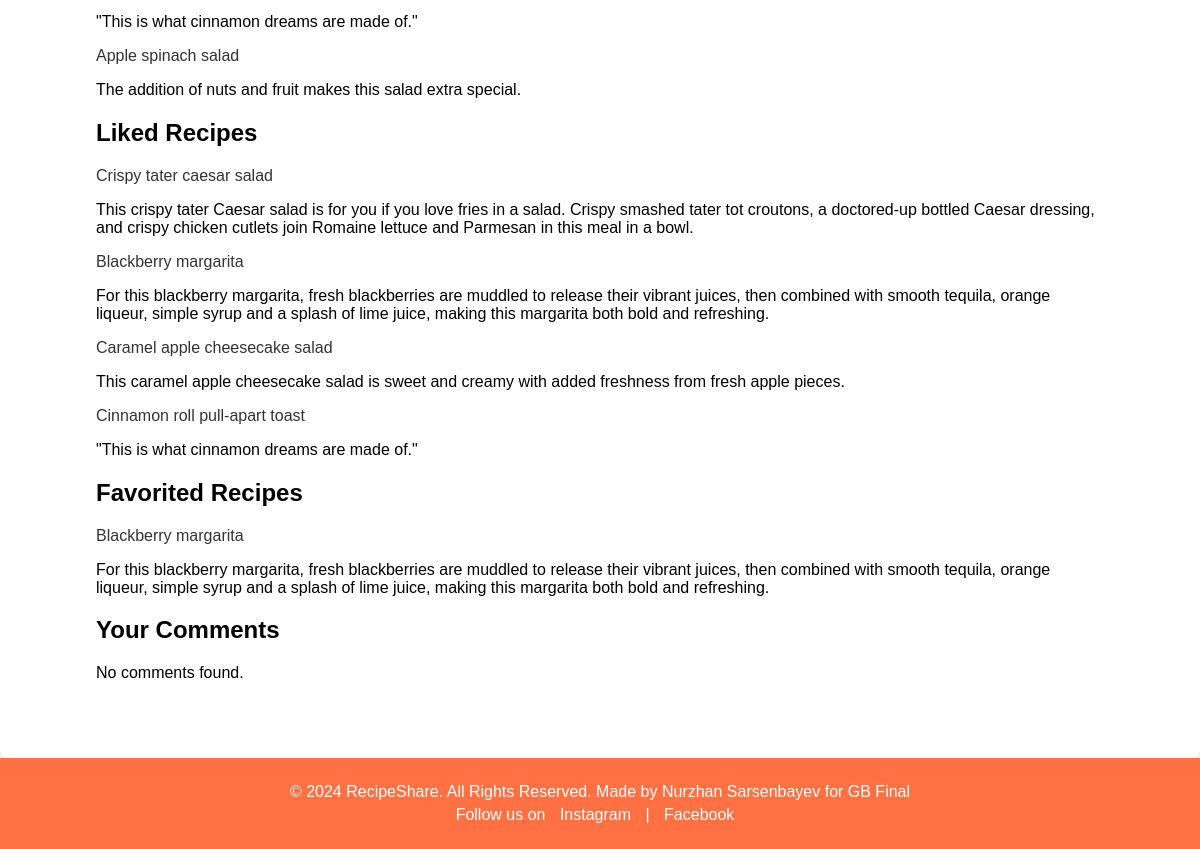
The app's page /profile/ (signed in, lower part), older data.
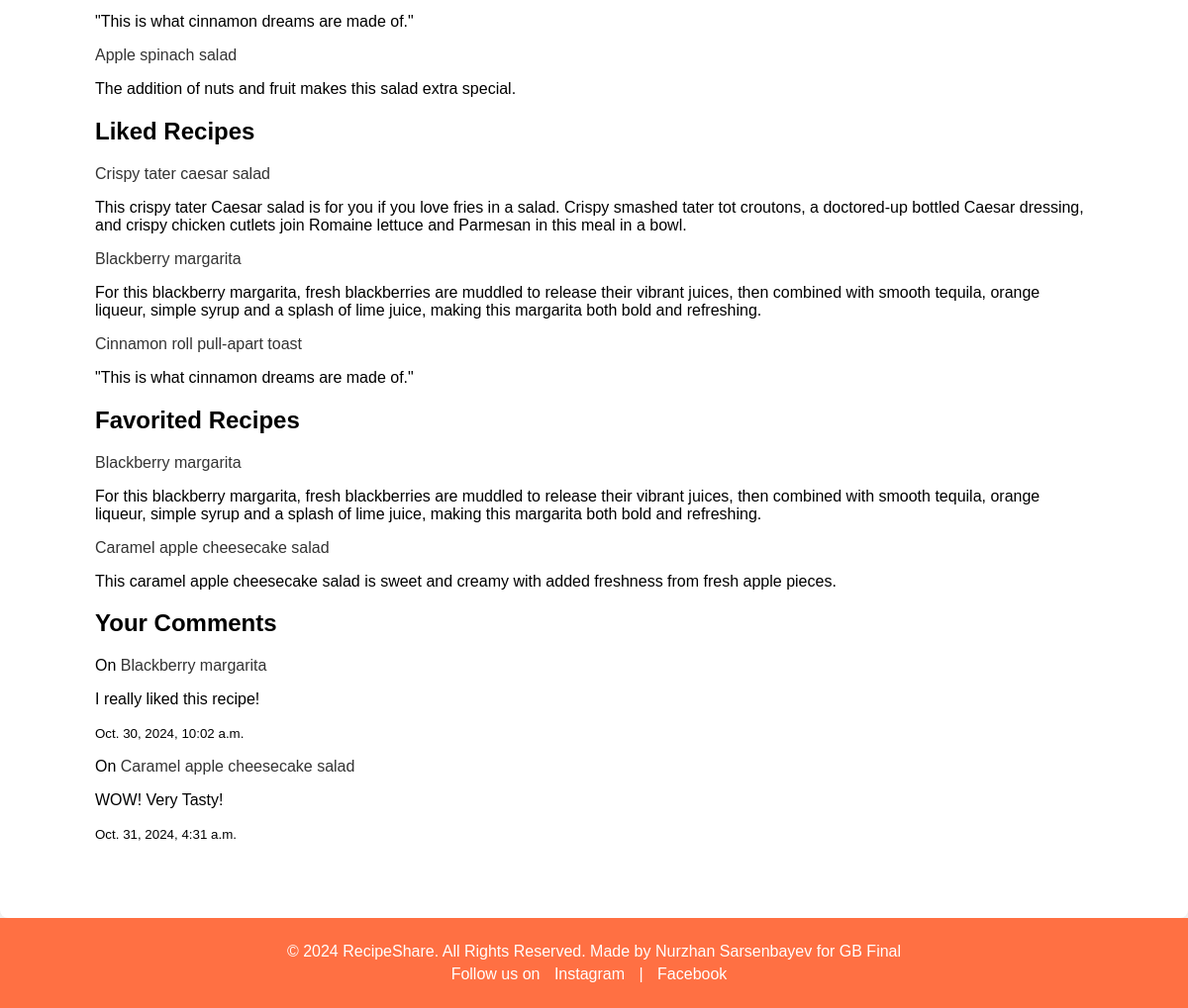
The same page, newer data.
### recipe_app/models.py (models this page shows, shortened)
class Recipe(models.Model):
    title = models.CharField(max_length=100)
    description = models.TextField()
    process = models.TextField()
    cooking_time = models.IntegerField(help_text='Time in minutes')
    image = models.ImageField(upload_to='recipe_images', null=True, blank=True)
    author = models.ForeignKey(settings.AUTH_USER_MODEL,on_delete=models.CASCADE,null=True, blank=True)
    ingredients = models.ManyToManyField('Ingredient', related_name='recipes')  # Changed to ManyToMany
    categories = models.ManyToManyField('Category', related_name='recipes')  # Changed to ManyToMany
    created_at = models.DateTimeField(auto_now_add=True)
    updated_at = models.DateTimeField(auto_now=True)

class Comment(models.Model):
    author = models.ForeignKey(settings.AUTH_USER_MODEL,on_delete=models.CASCADE,related_name='comments',null=True, blank=True)
    recipe = models.ForeignKey(Recipe,on_delete=models.CASCADE,related_name='comments')
    text = models.TextField()
    created_at = models.DateTimeField(auto_now_add=True)

### recipe_app/views.py (the view)
# urls.py: path('profile/', views.user_profile, name='user_profile'),
@login_required
def user_profile(request):
    user = request.user
    user_recipes = Recipe.objects.filter(author=user)
    liked_recipes = Recipe.objects.filter(likes__author=user)
    favorited_recipes = Recipe.objects.filter(favorites__author=user)
    user_comments = Comment.objects.filter(author=user)
    context = {
        'user_recipes': user_recipes,
        'liked_recipes': liked_recipes,
        'favorited_recipes': favorited_recipes,
        'user_comments': user_comments,
    }
    return render(request, 'recipe_app/user_profile.html', context)

### recipe_app/templates/recipe_app/user_profile.html (shortened to what this page needs)
{% extends './base.html' %}
{% block content %}
<section>
    {% for recipe in user_recipes %}
        <div>
            <a href="{% url 'recipe_detail' recipe.id %}">{{ recipe.title }}</a>
            <p>{{ recipe.description }}</p>
        </div>
    {% empty %}
        <p>No recipes found.</p>
    {% endfor %}
</section>
<section>
    <h2>Liked Recipes</h2>
    {% for recipe in liked_recipes %}
        <div>
            <a href="{% url 'recipe_detail' recipe.id %}">{{ recipe.title }}</a>
            <p>{{ recipe.description }}</p>
        </div>
    {% empty %}
        <p>No liked recipes found.</p>
    {% endfor %}
</section>
<section>
    <h2>Favorited Recipes</h2>
    {% for recipe in favorited_recipes %}
        <div>
            <a href="{% url 'recipe_detail' recipe.id %}">{{ recipe.title }}</a>
            <p>{{ recipe.description }}</p>
        </div>
    {% empty %}
        <p>No favorited recipes found.</p>
    {% endfor %}
</section>
<section>
    <h2>Your Comments</h2>
    {% for comment in user_comments %}
        <div>
            <p>On <a href="{% url 'recipe_detail' comment.recipe.id %}">{{ comment.recipe.title }}</a></p>
            <p>{{ comment.text }}</p>
            <p><small>{{ comment.created_at }}</small></p>
        </div>
    {% empty %}
        <p>No comments found.</p>
    {% endfor %}
</section>
{% endblock %}

### recipe_app/templates/recipe_app/base.html (shortened to what this page needs)
<!DOCTYPE html>
<html lang="en">
<head>
{% load static %}
    <link rel="stylesheet" href="{% static 'styles.css' %}"></head>
<body>
    <main>
        <div class="container">
            {% block content %}{% endblock %}
        </div>
    </main>
    <footer>
        <div class="footer-content">
            <p>&copy; 2024 RecipeShare. All Rights Reserved. Made by Nurzhan Sarsenbayev for GB Final</p>
            <p>Follow us on
                <a href="https://instagram.com">Instagram</a> |
                <a href="https://facebook.com">Facebook</a>
            </p>
        </div>
    </footer>
</body>
</html>

### recipe_app/static/styles.css (style rules this page uses)
body { font-family: 'Arial', sans-serif; background-color: #f8f8f8; margin: 0; padding: 0; }
a { text-decoration: none; color: #333; }
.container { width: 90%; max-width: 1200px; margin: 0 auto; padding: 20px; }
main { background-color: #fff; padding: 40px; border-radius: 8px; box-shadow: 0 0 15px rgba(0, 0, 0, 0.1); }
footer { background-color: #ff7043; color: #fff; text-align: center; padding: 20px 0; }
footer a { color: #fff; margin: 0 10px; }
footer p { margin: 5px; }

Row changes from the older to the newer data that the page shows:
shown differently, row unchanged: Recipe "Caramel apple cheesecake salad": moves from the list under "Liked Recipes" to the list under "Favorited Recipes"
added Comment: recipe "Blackberry margarita", text "I really liked this recipe!", created_at "Oct. 30, 2024, 10:02 a.m."
added Comment: recipe "Caramel apple cheesecake salad", text "WOW! Very Tasty!", created_at "Oct. 31, 2024, 4:31 a.m."
Text that changed along with them:
text no longer shown: "No comments found."
